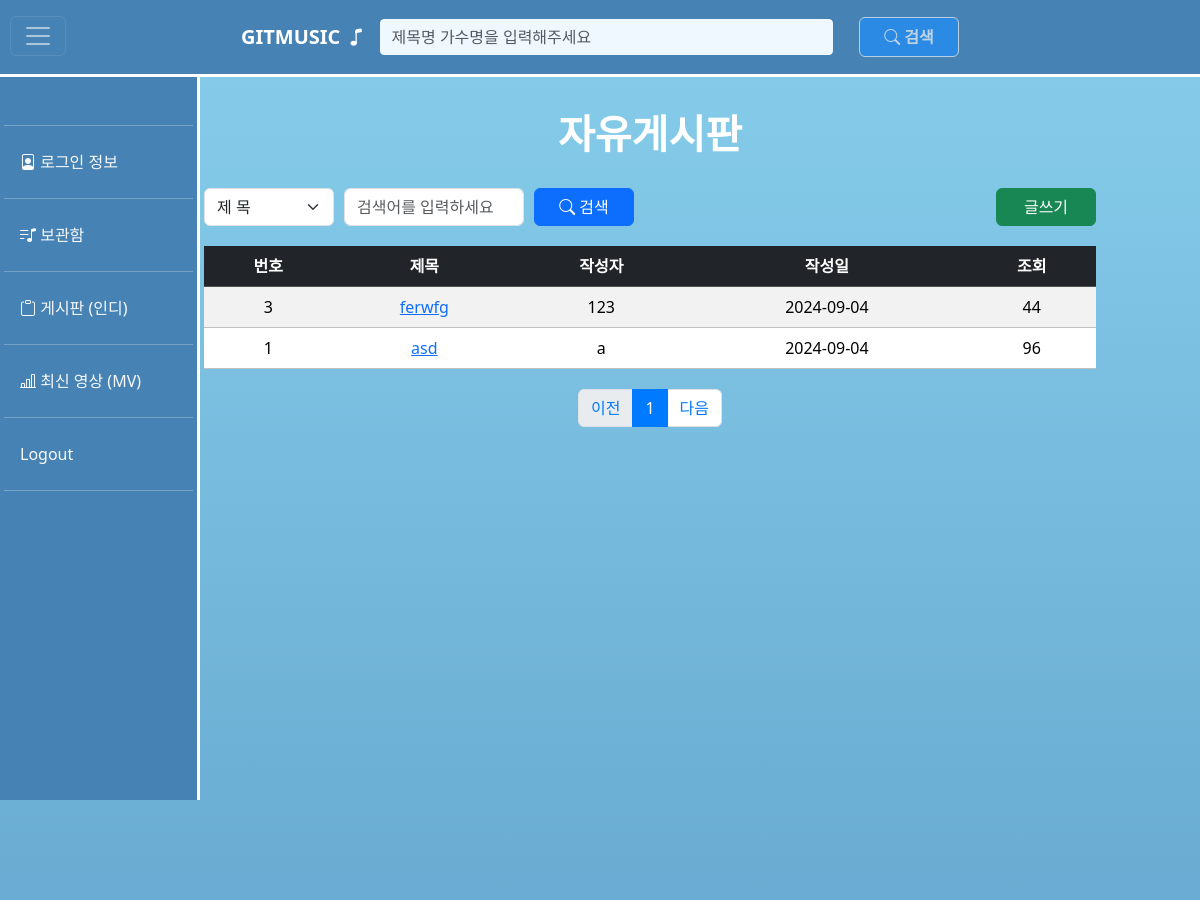
/board/list/1 (upper part), run on an earlier commit of the app's database.
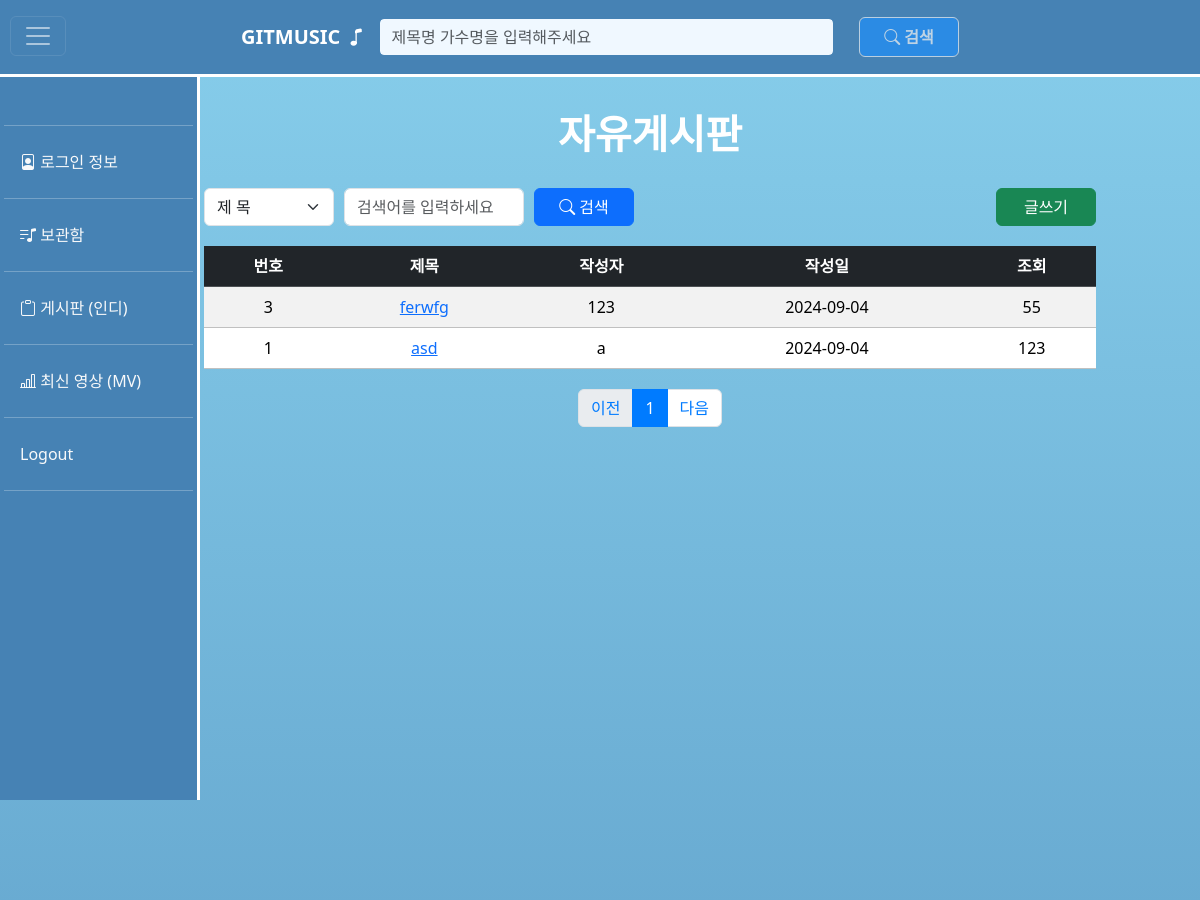
And on a later commit of the database.
### app/model/board.py (models this page shows)
class Board(Base):
    __tablename__ = 'board'
    bno: Mapped[int] = mapped_column(primary_key=True, autoincrement=True, index=True)
    title: Mapped[str] = mapped_column(String(30),index=True)
    userid: Mapped[str] = mapped_column(String(20),ForeignKey('member.userid')) # Member의 userid
    regdate: Mapped[datetime] = mapped_column(default=datetime.now)
    views: Mapped[int] = mapped_column(default=0)
    contents: Mapped[str]= mapped_column(Text)
    files = relationship("BoardFile", back_populates="board", cascade="all, delete-orphan")
    replys = relationship('Reply', back_populates='board', cascade="all, delete-orphan")

### app/routes/board.py (the view)
@board_router.get('/list/{cpg}', response_class=HTMLResponse)
async def list(req: Request, cpg: int, db: Session = Depends(get_db)):
    try:
        stpgb = int((cpg - 1) / 10) * 10 + 1
        bdlist, cnt = BoardService.select_board(db, cpg)
        allpage = ceil(cnt / 25)
        return templates.TemplateResponse('board/list.html',
                                          {'request': req, 'bdlist': bdlist, 'cpg': cpg,
                                           'stpgb': stpgb, 'allpage': allpage, 'baseurl': '/board/list/'})
    except Exception as ex:
        print(f'▷▷▷ list에서 오류 발생: {str(ex)}')
        return RedirectResponse(url='/member/error', status_code=303)

### views/templates/board/list.html (shortened to what this page needs)
{% extends 'include/base.html' %}
{% block main %}
<main>
    <div class="container table-container">
        <h2 class="text-center"><a class="mainpage" href="/board/list/1">자유게시판</a></h2>
        <div class="search-container">
            <div class="search-left">
            <form class="form-inline">
                <select name="findtype2" id="findtype2" class="form-select">
                    <option value="title">제 목</option>
                </select>
                <input type="text" class="form-control" style="background-color: white" name="search2" id="search2" placeholder="검색어를 입력하세요">
                <button type="button" id="findbtn2" class="btn btn-primary"><i class="bi bi-search"></i> 검색</button>
            </form>
            </div>
            <button type="button" class="btn btn-success" id="writebtn2">글쓰기</button>
        </div>
        <table class="table table-hover table-striped">
            <thead class="table-dark">
            <tr>
                <th>번호</th>
                <th>제목</th>
                <th>작성자</th>
                <th>작성일</th>
                <th>조회</th>
            </tr>
            </thead>
            <tbody>
            {% for bd in bdlist %}
            <tr>
                <td>{{ bd.bno }}</td>
                <td><a href="/board/view/{{ bd.bno }}">{{ bd.title }}</a></td>
                <td>{{ bd.userid }}</td>
                <td>{{ bd.regdate.strftime('%Y-%m-%d') }}</td>
                <td>{{ bd.views }}</td>
            </tr>
            {% endfor %}
            </tbody>
        </table>
        <div class="pagination-container">
            <nav>
                <ul class="pagination">
                    {% if cpg > 1 %}
                    <li class="page-item">
                        <a class="page-link" href="{{baseurl}}{{ cpg - 1 }}">이전</a>
                    </li>
                    {% else %}
                    <li class="page-item disabled">
                        <span class="page-link">이전</span>
                    </li>
                    {% endif %}
                    {% for idx in range(stpgb, stpgb + 10) %}
                    {% if idx <= allpage %}
                        {% if cpg != idx %}
                        <li class="page-item">
                            <a class="page-link" href="{{baseurl}}{{ idx }}">{{ idx }}</a>
                        </li>
                        {% else %}
                        <li class="page-item active">
                            <span class="page-link">{{ idx }}</span>
                        </li>
                        {% endif %}
                    {% endif %}
                    {% endfor %}
                    {% if cpg < allpage %}
                    <li class="page-item">
                        <a class="page-link" href="{{baseurl}}{{ cpg + 1 }}">다음</a>
                    </li>
                    {% else %}
                    <li class="page-item">
                        <a class="page-link" href="#">다음</a>
                    </li>
                    {% endif %}
                </ul>
            </nav>
        </div>
    </div>
</main>
{% endblock %}

### views/templates/include/base.html (shortened to what this page needs)
<!DOCTYPE html>
<html lang="ko">
<head>
  <link href="https://cdn.jsdelivr.net/npm/bootstrap@5.3.3/dist/css/bootstrap.min.css" rel="stylesheet">
  <link rel="stylesheet" href="https://cdn.jsdelivr.net/npm/bootstrap-icons@1.11.3/font/bootstrap-icons.min.css">
</head>
<body>
<div id="wrap" class="container">
  {% include 'include/header.html' %}
  {% include 'include/sidebar.html'%}
  {% block main %} {% endblock %}
</div>
</body>
</html>

### views/templates/include/header.html (shortened to what this page needs)
<head>
</head>
<body>
<nav class="navbar navbar-expand container-fluid" style="background: #4682B4; border-bottom: 3px solid white">
    <div id="search" class="container-fluid" style="background: #4682B4;">
        <div class="collapse navbar-collapse justify-content-center" id="navbarSupportedContent">
            <a class="navbar-brand m-1" href="/music/index" style="color: white; font-weight: bold;">GITMUSIC <i class="bi bi-music-note"></i></a>
            <form id="searchForm" class="d-flex ms-2 w-100" role="search" action="/music/search" method="get">
                <input class="form-control me-4 w-100" style="width: 500px; background-color: #f0f8ff; border: 2px solid #4682B4; color: #333;"
                       type="search" name="query" id="searchInput"
                       placeholder="제목명 가수명을 입력해주세요" aria-label="Search">
                <button class="btn btn-outline-light form-control me-1" style="width: 120px; background-color: #1E90FF; color: white; font-weight: bold"
                        type="submit" id="findbtn"><i class="bi bi-search"></i> 검색</button>
            </form>
        </div>
    </div>
</nav>
</body>

### views/templates/include/sidebar.html (shortened to what this page needs)
<nav class="navbar navbar-dark #4682B4">
    <div class="container-fluid">
        <button class="navbar-toggler" type="button" id="sidebarToggle" aria-expanded="false" aria-label="Toggle sidebar">
            <span class="navbar-toggler-icon"></span>
        </button>
    </div>
</nav>
<div class="sidebar" id="sidebar">
    <nav>
        <ul class="nav flex-column p-1">
			<li class="nav-item">
                <a class="nav-link text-light"> {{ request.session.logined_uid }} </a>
            </li>
            <hr>
            <li class="nav-item">
                <a class="nav-link text-light" href="/member/myinfo"><i class="bi bi-file-person"></i> 로그인 정보</a>
            </li>
            <hr>
            <li class="nav-item">
                <a class="nav-link text-light" href="/music/storage"><i class="bi bi-music-note-list"></i> 보관함</a>
            </li>
            <hr>
            <li class="nav-item">
                <a class="nav-link text-light" href="/board/list/1"><i class="bi bi-clipboard"></i> 게시판 (인디)</a>
            </li>
            <hr>
            <li class="nav-item">
                <a class="nav-link text-light" href="/music/musicvideo"><i class="bi bi-bar-chart-line"></i> 최신 영상 (MV)</a>
            </li>
            <hr>
            <li class="nav-item">
                <a class="nav-link text-light" href="/member/logout">Logout</a>
            </li>
            <hr>
        </ul>
    </nav>
</div>

### views/templates/board/list.html (style rules this page uses)
.table-container { width: 100%; margin: 20px 0; }
.table th, .table td { text-align: center; vertical-align: middle; }
.mainpage { color: white; text-decoration: none; font-weight: bold; font-size: 40px; }
.search-container { width: 100%; margin: 20px 0; display: flex; justify-content: space-between; align-items: center; }
.search-left { display: flex; align-items: center; }
.form-inline { display: flex; align-items: center; }
.form-select { margin-right: 10px; width: 130px; }
.form-control { width: 180px; margin-right: 10px; }
#findbtn2 { margin-right: 10px; }
#writebtn2 { margin-left: auto; }
h2.text-center { margin-top: 100px; margin-bottom: 30px; }
.pagination-container { display: flex; justify-content: center; margin-top: 20px; }
.pagination .page-item .page-link { color: #007bff; }
.pagination .page-item.active .page-link { background-color: #007bff; border-color: #007bff; color: white; }

### views/templates/include/header.html (style rules this page uses)
body { background: linear-gradient(to bottom, #87CEEB, #4682B4) fixed; color: white; margin: 0; padding: 0; }
.navbar { position: fixed; top: 0; left: 0; width: 100%; z-index: 1000; }
#search { background-color: #c7a383; min-height: 58px; position: relative; width: 100%; align-items: center; justify-content: center; max-width: 750px; }
.btn { min-width: 100px }

### views/templates/include/sidebar.html (style rules this page uses)
body, html { margin: 0; padding: 0; height: 100%; }
.navbar-toggler { position: fixed; top: 16px; left: 10px; z-index: 100; }
.sidebar { position: fixed; top: 56px; left: 0; width: 200px; height: calc(100vh - 56px); background-color: #4682B4; border-right: 3px solid white; z-index: 30; transform: translateX(0); transition: transform 0.3s ease; }

### views/templates/include/musicinfo.html (style rules this page uses)
main { margin: 110px 50px 0 150px; transition: margin 0.5s ease; min-height: 1800px; }
table tbody tr { border-bottom: 1px solid silver; }
table tbody tr:first-child { border-top: none; }

What changed in the data, as far as the page shows it:
changed Board "ferwfg": views "44" → "55"
changed Board "asd": views "96" → "123"
